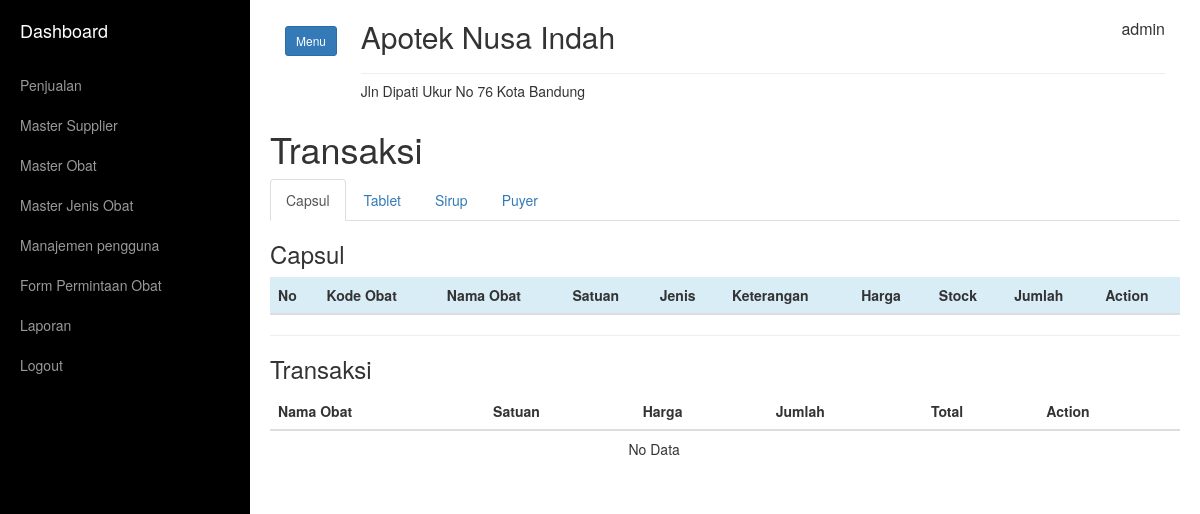
/home.php?link=transaksi&idt=0 (signed in), run on the app's committed database.
### tables this page shows
CREATE TABLE `tb_jenis` (
  `id` int(11) NOT NULL,
  `nama_jenis` varchar(22) NOT NULL
);

### transaksi.php (the view, shortened to what this page needs)
<h1>Transaksi</h1>
<?php
  $que = mysqli_query($conn,"SELECT * FROM tb_jenis"); ?>
<ul class="nav nav-tabs">
<?php while ($jenis = mysqli_fetch_array($que)) { ?>
  <li class=""><a data-toggle="tab" href="#set<?php echo $jenis['id']; ?>"><?php echo $jenis['nama_jenis']; ?></a></li>
<?php
  }
 ?>
</ul>
<div class="tab-content">
<?php
   $idt = $_GET['idt'];
   $que = mysqli_query($conn,"SELECT * FROM tb_jenis");
  while ($jenis = mysqli_fetch_array($que)) {
?>
    <div id="set<?php echo $jenis['id']; ?>" class="tab-pane fade in active">
      <h3><?php echo $jenis['nama_jenis']; ?></h3>
      <table class="table table-responsive" id="tb_makanan" style="width: 100% !important;">
        <thead>
          <tr class="bg-info">
            <th>No</th>
            <th>Kode Obat</th>
            <th>Nama Obat</th>
            <th>Satuan</th>
            <th>Jenis</th>
            <th>Keterangan</th>
            <th>Harga</th>
            <th>Stock</th>
            <th style="width: 10%;">Jumlah</th>
            <th>Action</th>
          </tr>
        </thead>
      </table>
    </div>
<?php } ?>
  </div>
<hr>
  <h3>Transaksi</h3>
  <table class="table">
    <thead>
      <tr>
        <th>Nama Obat</th>
        <th>Satuan</th>
        <th>Harga</th>
        <th>Jumlah</th>
        <th>Total</th>
        <th>Action</th>
      </tr>
    </thead>
    <tbody>
    <?php
        if ($idt > 0) {
        $sql2    = "SELECT *,a.id as idts FROM tb_transaksi_list a LEFT JOIN tb_obat b ON a.id_menu=b.id  WHERE a.id_trans = '$idt'";
        $query2  = mysqli_query($conn,$sql2);
        while ($data = mysqli_fetch_array($query2)) {
    ?>
      <tr>
        <td><?php echo $data['nama_obat']; ?></td>
        <td><?php echo $data['satuan']; ?></td>
        <td>Rp.<?php echo number_format($data['harga_jual'],0,',','.'); ?></td>
        <td><?php echo $data['jumlah']; ?></td>
        <td>Rp.<?php echo number_format($data['harga_total'],0,',','.'); ?></td>
        <td><a href="proses_trans.php?kode=2&idt=<?php echo $idt ?>&idts=<?php echo $data['idts'];?>" class="btn btn-danger btn-xs" onclick="return confirm('Apakah Anda Yakin.. ?');" title="">Delete</a></td>
      </tr>
    <?php }
        $sql    = "SELECT a.*, SUM(b.jumlah) as totjum FROM tb_transaksi a LEFT JOIN tb_transaksi_list b ON a.id = b.id_trans WHERE a.id = '$idt'";
        $query  = mysqli_query($conn,$sql);
        $tot    = mysqli_fetch_assoc($query);?>
      <tr>
        <th colspan="3" class="text-center">Jumlah Total :</th>
        <th colspan="" class=""><?php echo $tot['totjum'] ?></th>
        <td colspan="2"><big><b>Rp.<?php echo number_format($tot['total_harga'],0,',','.'); ?></b></big></td>
        <input type="hidden" class="tot" name="total" value="<?php echo $tot['total_harga']; ?>" placeholder="">
      </tr>
      <tr>
        <th colspan="4" class="text-center">Uang Pembayaran :</th>
        <td colspan="">
          <div class="input-group">
            <span class="input-group-addon">Rp.</span>
            <input type="number" name="bayar" value="" step="100" placeholder="" class="bayar form-control"></td>
          </div>
        <td></td>
      </tr>
      <tr>
        <th colspan="4" class="text-center">Uang Kembali :</th>
        <td colspan="" id="kembali">
          <div class="input-group">
            <span class="input-group-addon">Rp</span>
            <input type="text" disabled class="kembali form-control" name="kembali" value="" placeholder=""></td>
          </div>
        <td></td>
      </tr>
      <tr>
        <td colspan="5">
        <a href="proses_trans.php?kode=3&idt=<?php echo $idt; ?>&del=1" class="btn btn-sm btn-warning pull-right">Cencel</a>
        <a href="javascript:void(0)" style="margin-right: 10px;" class="print btn btn-sm btn-info pull-right">Print</a>
        <a href="javascript:void(0)" style="margin-right: 10px;" class="done btn btn-sm btn-success pull-right">Done</a>
        </td>
      </tr>
      <?php }else{ ?>
      <tr>
        <td colspan="5" class="text-center">No Data</td>
      </tr>
    <?php } ?>
    </tbody>
  </table>

### assets/css/simple-sidebar.css (style rules this page uses)
body { overflow-x: hidden; }

### data on the page
tb_jenis: nama_jenis "Capsul"
tb_jenis: nama_jenis "Tablet"
tb_jenis: nama_jenis "Sirup"
tb_jenis: nama_jenis "Puyer"

### other printed values
$_SESSION['username'] "admin"
